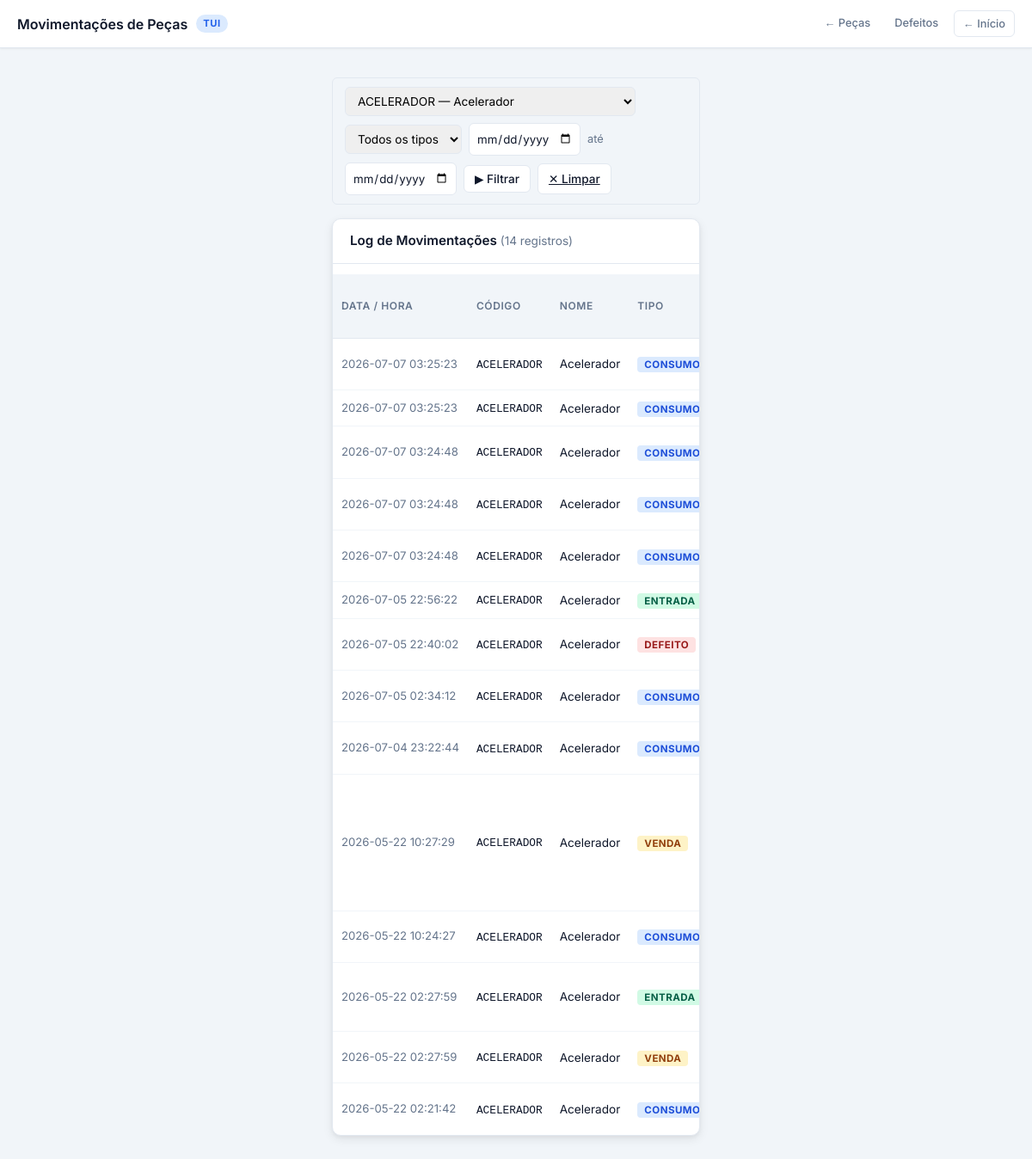
/pecas/movimentacoes?peca_id=30, run on the app's committed database.
### tables this page shows
CREATE TABLE movimentacoes_peca (
            id             INTEGER PRIMARY KEY AUTOINCREMENT,
            peca_id        INTEGER NOT NULL REFERENCES pecas(id),
            cor            TEXT DEFAULT NULL,
            tipo           TEXT NOT NULL,
            quantidade     INTEGER NOT NULL,
            motivo_detalhe TEXT DEFAULT '',
            num_pedido     TEXT DEFAULT '',
            num_lote       TEXT DEFAULT '',
            modelo_scooter TEXT DEFAULT NULL,
            data_hora      TIMESTAMP DEFAULT (strftime('%Y-%m-%d %H:%M:%S','now','localtime'))
        );

CREATE TABLE pecas (
            id               INTEGER PRIMARY KEY AUTOINCREMENT,
            codigo           TEXT UNIQUE NOT NULL,
            nome             TEXT NOT NULL,
            origem           TEXT NOT NULL,
            container_tipo   TEXT DEFAULT 'PADRAO',
            tem_variacao_cor INTEGER DEFAULT 0,
            peca_pai_id      INTEGER REFERENCES pecas(id),
            ativo            INTEGER DEFAULT 1
        , custo_unitario REAL DEFAULT 0);

### app/routes/pecas.py (the view)
@pecas_bp.route('/pecas/movimentacoes')
def movimentacoes():
    peca_id_filtro = request.args.get('peca_id', '').strip()
    tipo_filtro    = request.args.get('tipo', '').strip()
    data_inicio    = request.args.get('data_inicio', '').strip()
    data_fim       = request.args.get('data_fim', '').strip()
    mov = models.consultar_movimentacoes(
        peca_id    = int(peca_id_filtro) if peca_id_filtro else None,
        tipo       = tipo_filtro or None,
        data_inicio= data_inicio or None,
        data_fim   = data_fim or None,
    )
    pecas_lista = models.listar_pecas(apenas_ativas=True)
    return render_template(
        'pecas/movimentacoes.html',
        movimentacoes=mov,
        pecas_lista=pecas_lista,
        peca_id_filtro=peca_id_filtro,
        tipo_filtro=tipo_filtro,
        data_inicio=data_inicio,
        data_fim=data_fim,
    )

### app/models/connection.py (called while the page is built)
def get_connection():
    conn = sqlite3.connect(NOME_BANCO_DE_DADOS)
    conn.row_factory = sqlite3.Row
    return conn

### app/models/peca.py (called while the page is built)
def listar_pecas(apenas_ativas=True, apenas_raiz=False):
    conn = get_connection()
    conditions = []
    if apenas_ativas:
        conditions.append("p.ativo = 1")
    if apenas_raiz:
        conditions.append("p.peca_pai_id IS NULL")
    where = ("WHERE " + " AND ".join(conditions)) if conditions else ""
    query = f"""
        SELECT p.id, p.codigo, p.nome, p.origem, p.container_tipo,
               p.tem_variacao_cor, p.peca_pai_id, p.ativo,
               p.custo_unitario,
               COALESCE(SUM(ep.quantidade), 0) AS estoque_total
        FROM pecas p
        LEFT JOIN estoque_pecas ep ON ep.peca_id = p.id
        {where}
        GROUP BY p.id
        ORDER BY p.nome
    """
    rows = conn.execute(query).fetchall()
    conn.close()
    return [dict(row) for row in rows]

### app/templates/pecas/movimentacoes.html (shortened to what this page needs)
<!DOCTYPE html>
<html lang="pt-br">
<head>
    <link rel="stylesheet" href="{{ url_for('static', filename='css/style.css') }}">
</head>
<body>
<header class="page-header">
    <div class="page-header-title">
        Movimentações de Peças
        <span class="badge">TUI</span>
    </div>
    <div class="page-nav-links">
        <a href="{{ url_for('pecas') }}">← Peças</a>
        <a href="{{ url_for('defeitos_pecas') }}">Defeitos</a>
        <a href="{{ url_for('landing_page') }}" class="btn-back">← Início</a>
    </div>
</header>
<div class="container">
    <div class="filter-controls">
        <form method="get" action="{{ url_for('movimentacoes_pecas') }}"
              style="display:flex; align-items:center; gap:8px; flex-wrap:wrap;
                     background:none; box-shadow:none; margin:0; padding:0; border-radius:0;">
            <select name="peca_id" style="padding:7px 10px; border:1.5px solid var(--border);
                    border-radius:var(--radius-sm); font-family:inherit; font-size:0.85rem;">
                {% for p in pecas_lista %}
                <option value="{{ p.id }}" {% if peca_id_filtro == p.id|string %}selected{% endif %}>
                    {{ p.codigo }} — {{ p.nome }}
                </option>
                {% endfor %}
            </select>
            <select name="tipo" style="padding:7px 10px; border:1.5px solid var(--border);
                    border-radius:var(--radius-sm); font-family:inherit; font-size:0.85rem;">
                <option value="">Todos os tipos</option>
            </select>
            <input type="date" name="data_inicio" value="{{ data_inicio }}"
                   class="month-picker" style="width:130px;" title="Data início">
            <span style="color:var(--text-muted); font-size:0.8rem;">até</span>
            <input type="date" name="data_fim" value="{{ data_fim }}"
                   class="month-picker" style="width:130px;" title="Data fim">
            <button type="submit" class="btn" style="padding:7px 12px; font-size:0.85rem;">▶ Filtrar</button>
            <a href="{{ url_for('movimentacoes_pecas') }}" class="btn"
               style="padding:7px 12px; font-size:0.85rem;">✕ Limpar</a>
        </form>
    </div>
    <div style="background:var(--card); border-radius:var(--radius); box-shadow:var(--shadow-md);
                margin-top:16px; overflow:hidden; border:1px solid var(--border);">
        <div style="padding:14px 20px; border-bottom:1px solid var(--border); display:flex;
                    align-items:center; justify-content:space-between;">
            <h2 style="font-size:0.95rem; font-weight:600; margin:0;">
                Log de Movimentações
                <span style="font-weight:400; color:var(--text-muted); font-size:0.85rem;">
                    ({{ movimentacoes|length }} registros)
                </span>
            </h2>
        </div>
        <div style="overflow-x:auto;">
            <table>
                <thead>
                    <tr>
                        <th>Data / Hora</th>
                        <th>Código</th>
                        <th>Nome</th>
                        <th>Tipo</th>
                    </tr>
                </thead>
                <tbody>
                    {% for m in movimentacoes %}
                    <tr>
                        <td style="white-space:nowrap; color:var(--text-muted); font-size:0.82rem;">
                            {{ m.data_hora }}
                        </td>
                        <td><code style="font-size:0.8rem;">{{ m.codigo }}</code></td>
                        <td>{{ m.nome }}</td>
                        <td>
                            <span class="badge-tipo tipo-{{ m.tipo | lower }}">{{ m.tipo }}</span>
                        </td>
                    </tr>
                    {% else %}
                    <tr>
                        <td colspan="9" style="text-align:center; color:var(--text-muted); padding:32px;">
                            Nenhuma movimentação no período selecionado.
                        </td>
                    </tr>
                    {% endfor %}
                </tbody>
            </table>
        </div>
    </div>
</div>
</body>
</html>

### app/static/css/style.css (style rules this page uses)
:root { --primary: #2563eb; --primary-dark: #1d4ed8; --primary-light: #dbeafe; --success: #10b981; --success-dark: #059669; --danger: #ef4444; --danger-dark: #dc2626; --warning: #f59e0b; --warning-dark: #d97706; --surface: #f1f5f9; --card: #ffffff; --text: #0f172a; --text-muted: #64748b; --border: #e2e8f0; --radius: 10px; --radius-sm: 6px; --radius-lg: 14px; --shadow-sm: 0 1px 2px rgba(0,0,0,0.06); --shadow: 0 1px 3px rgba(0,0,0,0.10), 0 1px 2px rgba(0,0,0,0.06); --shadow-md: 0 4px 12px rgba(0,0,0,0.08), 0 2px 4px rgba(0,0,0,0.04); --shadow-lg: 0 10px 30px rgba(0,0,0,0.10), 0 4px 10px rgba(0,0,0,0.05); }
*, *::before, *::after { box-sizing: border-box; }
body { font-family: 'Inter', sans-serif; margin: 0; background-color: var(--surface); color: var(--text); font-size: 15px; line-height: 1.5; }
h1, h2, h3 { margin: 0; font-weight: 600; }
.page-header { background: var(--card); border-bottom: 1px solid var(--border); padding: 0 20px; display: flex; align-items: center; justify-content: space-between; height: 56px; position: sticky; top: 0; z-index: 100; box-shadow: var(--shadow-sm); }
.page-header-title { font-size: 1rem; font-weight: 600; color: var(--text); display: flex; align-items: center; gap: 10px; }
.page-header-title .badge { background: var(--primary-light); color: var(--primary); font-size: 0.7rem; font-weight: 700; padding: 2px 8px; border-radius: 999px; text-transform: uppercase; letter-spacing: 0.05em; }
.btn-back { display: inline-flex; align-items: center; gap: 6px; text-decoration: none; color: var(--text-muted); font-size: 0.875rem; font-weight: 500; padding: 6px 12px; border-radius: var(--radius-sm); border: 1px solid var(--border); background: var(--card); transition: all 0.15s ease; }
.page-nav-links { display: flex; gap: 8px; }
.page-nav-links a { text-decoration: none; color: var(--text-muted); font-size: 0.8rem; font-weight: 500; padding: 5px 10px; border-radius: var(--radius-sm); transition: all 0.15s; }
.container { width: 100%; max-width: 460px; margin: 0 auto; padding: 20px 16px 40px; }
form { background: var(--card); border-radius: var(--radius-lg); box-shadow: var(--shadow-md); margin-bottom: 20px; overflow: hidden; }
.btn { padding: 9px 12px; border: 1.5px solid var(--border); background: var(--card); border-radius: var(--radius-sm); cursor: pointer; font-size: 0.9rem; font-family: inherit; color: var(--text); font-weight: 500; transition: all 0.15s ease; flex: 1; min-height: 42px; text-align: center; }
table { width: 100%; font-size: 0.85rem; border-collapse: collapse; margin-top: 12px; }
thead th { padding: 10px 10px; text-align: left; font-size: 0.75rem; font-weight: 600; text-transform: uppercase; letter-spacing: 0.05em; color: var(--text-muted); background: var(--surface); border-bottom: 1px solid var(--border); }
tbody td { padding: 10px 10px; border-bottom: 1px solid #f1f5f9; color: var(--text); vertical-align: middle; }
tbody tr:last-child td { border-bottom: none; }
.filter-controls { display: flex; flex-wrap: wrap; align-items: center; gap: 8px; background: var(--surface); padding: 10px 14px; border-radius: var(--radius-sm); margin-top: 14px; border: 1px solid var(--border); }
.filter-controls .btn { flex: none; padding: 6px 12px; font-size: 0.8rem; min-height: auto; }
.month-picker { padding: 8px; border: 1.5px solid var(--border); border-radius: var(--radius-sm); font-family: inherit; color: var(--text); cursor: pointer; background: var(--card); height: 38px; }

### app/templates/pecas/movimentacoes.html (style rules this page uses)
.badge-tipo { font-size: 0.72rem; font-weight: 700; padding: 2px 8px; border-radius: 4px; letter-spacing: .04em; }
.tipo-entrada { background: #d1fae5; color: #065f46; }
.tipo-consumo { background: #dbeafe; color: #1d4ed8; }
.tipo-venda { background: #fef3c7; color: #92400e; }
.tipo-defeito { background: #fee2e2; color: #991b1b; }

### data on the page
movimentacoes_peca: data_hora "2026-07-07 03:25:23", codigo "ACELERADOR", nome "Acelerador", tipo "CONSUMO"
movimentacoes_peca: data_hora "2026-07-07 03:25:23", codigo "ACELERADOR", nome "Acelerador", tipo "CONSUMO"
movimentacoes_peca: data_hora "2026-07-07 03:24:48", codigo "ACELERADOR", nome "Acelerador", tipo "CONSUMO"
movimentacoes_peca: data_hora "2026-07-07 03:24:48", codigo "ACELERADOR", nome "Acelerador", tipo "CONSUMO"
movimentacoes_peca: data_hora "2026-07-07 03:24:48", codigo "ACELERADOR", nome "Acelerador", tipo "CONSUMO"
movimentacoes_peca: data_hora "2026-07-05 22:56:22", codigo "ACELERADOR", nome "Acelerador", tipo "ENTRADA"
movimentacoes_peca: data_hora "2026-07-05 22:40:02", codigo "ACELERADOR", nome "Acelerador", tipo "DEFEITO"
movimentacoes_peca: data_hora "2026-07-05 02:34:12", codigo "ACELERADOR", nome "Acelerador", tipo "CONSUMO"
movimentacoes_peca: data_hora "2026-07-04 23:22:44", codigo "ACELERADOR", nome "Acelerador", tipo "CONSUMO"
movimentacoes_peca: data_hora "2026-05-22 10:27:29", codigo "ACELERADOR", nome "Acelerador", tipo "VENDA"
movimentacoes_peca: data_hora "2026-05-22 10:24:27", codigo "ACELERADOR", nome "Acelerador", tipo "CONSUMO"
movimentacoes_peca: data_hora "2026-05-22 02:27:59", codigo "ACELERADOR", nome "Acelerador", tipo "ENTRADA"
movimentacoes_peca: data_hora "2026-05-22 02:27:59", codigo "ACELERADOR", nome "Acelerador", tipo "VENDA"
movimentacoes_peca: data_hora "2026-05-22 02:21:42", codigo "ACELERADOR", nome "Acelerador", tipo "CONSUMO"

### other printed values
{{ movimentacoes|length }} "14"
form field peca_id "ACELERADOR — Acelerador"
